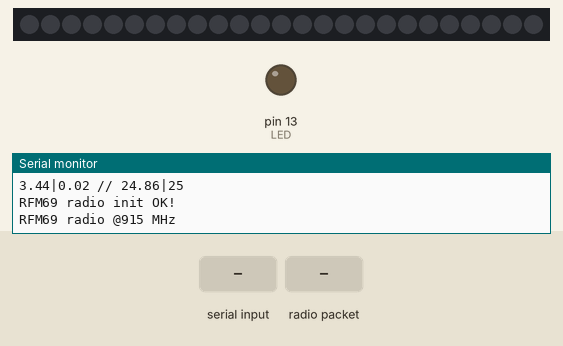
A sketch run on a simulated Arduino Uno, built with avr-gcc and run on an emulated ATmega328P. On the bench: 25 RGB LEDs in strip order, left to right, output pins drawn as LEDs (lit = HIGH), the last lines printed to the serial monitor. The test bench sets the inputs (shaded band). Dim RGB values are drawn brighter than linear; the strip is taken to match the declared colour order; random numbers use the default seed unless the sketch sets one; no radio packets arrive unless stated; pins used as bus, display or sensor lines are not drawn.

Above: at 1.4 s.
1.5 s: "go" received over Serial
At 2.01 s:
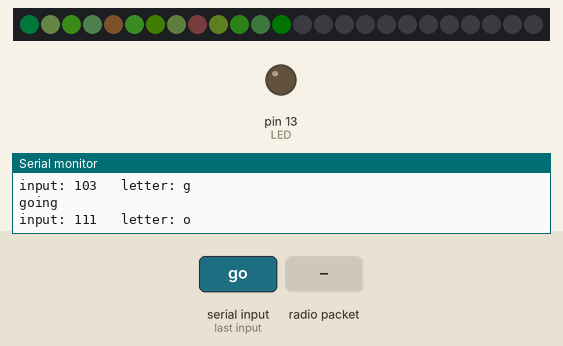
3.9 s: radio packet "hello" arrives
At 4.29 s:
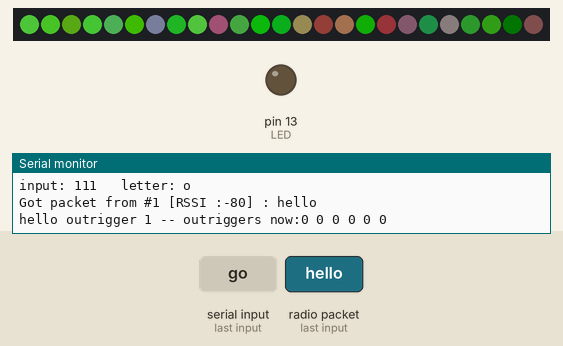
5.5 s: byte 114 (114) received over Serial
At 5.88 s:
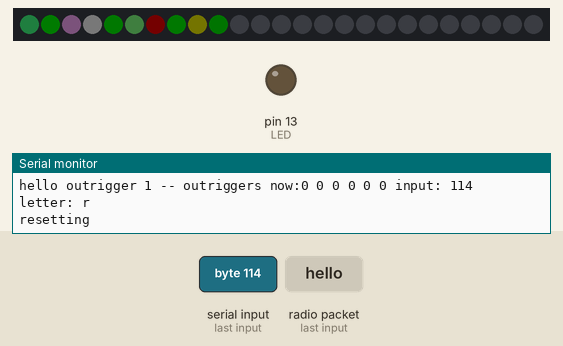
8.1 s: byte 115 (115) received over Serial
At 8.4 s:
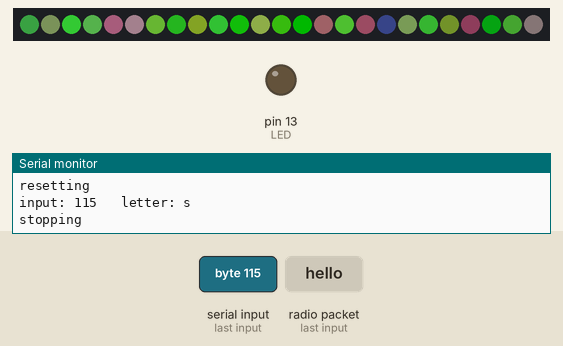
10.6 s: "stop" received over Serial
At 10.88 s:
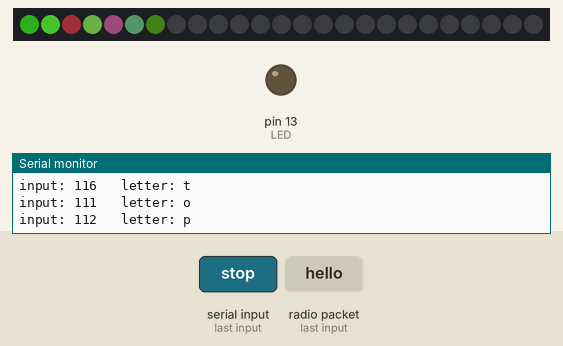
13.1 s: byte 103 (103) received over Serial
At 13.65 s:
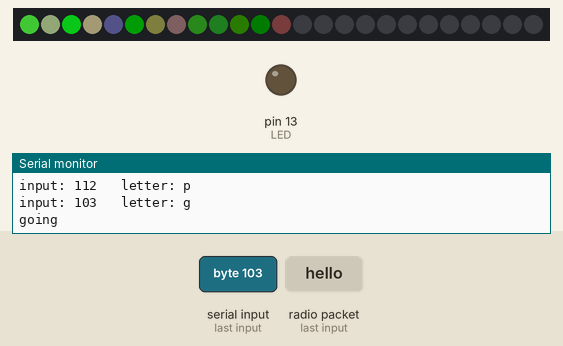
Timing chart, 0 to 16.1 s (numbered marks = the images above; inputs shaded):
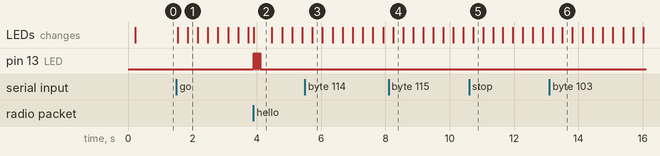

The sketch:

colony_centerpiece.ino
```cpp
#include <Adafruit_NeoPixel.h>
#ifdef __AVR__
  #include <avr/power.h>
#endif

#include <SPI.h>
#include <RH_RF69.h>
#include <RHReliableDatagram.h>

#define NEOPIN 7 // neopixel data pin

/************ Radio Setup ***************/

// Change to 434.0 or other frequency, must match RX's freq!
#define RF69_FREQ 915.0

// who am i? (server address)
#define MY_ADDRESS    1

#define RFM69_INT     3  //  -> G0
#define RFM69_CS      4  //  -> CS
#define RFM69_RST     2  //  -> RST
#define LED           13

// Singleton instance of the radio driver
RH_RF69 rf69(RFM69_CS, RFM69_INT);
// Class to manage message delivery and receipt, using the driver declared above
RHReliableDatagram rf69_manager(rf69, MY_ADDRESS);

/****************************************/

/************* other setup **************/

const int num_pixels = 25;
const float pi = 3.14159265359;
float theta[num_pixels][4];
float speeds[num_pixels][4];
float accurate[num_pixels][4];
int rounded[num_pixels][4];
float masterfade[num_pixels];

float fade_on_speed = 0.005, fade_off_speed = 0.05;
float fade_on_total_time = 2000, fade_off_total_time = 3000; // time from all off to all on

float randomdetail = 100000;
float minspeed = 0.00001;
float maxspeed = 0.1;
float maxbrightness[4] = {80, 255, 30, 70};  // GREEN FIRST - grbw
/* float maxbrightness[4] = {70,200,0,255};  // GREEN FIRST - grbw */

unsigned long starttime = 0;
int speedsettimer = 30; // in seconds

unsigned long fade_start = 0, fade_progress = 0;
boolean
fading = false,
  fade_direction = true,
  debug = true;


// outrigger addresses: 106, 105, 104, 103, 102, 101
boolean outriggers[6]; // all set to false initially, individually set to true once they say hello
int outrigger_count = 0;

String command;

Adafruit_NeoPixel strip = Adafruit_NeoPixel(num_pixels, NEOPIN, NEO_RGBW + NEO_KHZ800);

// IMPORTANT: To reduce NeoPixel burnout risk, add 1000 uF capacitor across
// pixel power leads, add 300 - 500 Ohm resistor on first pixel's data input
// and minimize distance between Arduino and first pixel.  Avoid connecting
// on a live circuit...if you must, connect GND first.

void setup()
{
  if (debug) Serial.begin(115200);
  // if (debug) while (!Serial) { delay(1); } // wait until serial console is open, remove if not tethered to computer


  if (debug) Serial.println("---------");
  if (debug) Serial.print("outriggers: ");
  if (debug) for (int o = 0; o < 6; o++) {
      Serial.print(outriggers[o]);
      Serial.print(" ");
  }
  if (debug) Serial.println();

  for (int i = 0; i < num_pixels; i++) { // for each LED
    if (debug) Serial.print("LED ");
    if (debug) Serial.print(i);
    if (debug) Serial.println();
    for (int v = 0; v < 4; v++) { // then for each color value
      float seed1 = random(randomdetail);
      float seed2 = random(randomdetail);
      theta[i][v] = (seed1/randomdetail)*pi*2;
      speeds[i][v] = setspeed(seed2);
      accurate[i][v] = sinmap(theta[i][v], v);
      rounded[i][v] = (int) round(accurate[i][v]);
      if (debug) Serial.print(theta[i][v]);
      if (debug) Serial.print("|");
      if (debug) Serial.print(speeds[i][v]);
      if (debug) Serial.print(" // ");
      if (debug) Serial.print(accurate[i][v]);
      if (debug) Serial.print("|");
      if (debug) Serial.print(rounded[i][v]);
      if (debug) Serial.println();
    }
  }
  if (debug) Serial.println();

  pinMode(LED, OUTPUT);
  pinMode(RFM69_RST, OUTPUT);
  digitalWrite(RFM69_RST, LOW);

  // manual reset
  digitalWrite(RFM69_RST, HIGH);
  delay(10);
  digitalWrite(RFM69_RST, LOW);
  delay(10);

  if (!rf69_manager.init()) {
    if (debug) Serial.println("RFM69 radio init failed");
    while (1);
  }
  if (debug) Serial.println("RFM69 radio init OK!");
  // Defaults after init are 434.0MHz, modulation GFSK_Rb250Fd250, +13dbM (for low power module)
  // No encryption
  if (!rf69.setFrequency(RF69_FREQ)) {
    if (debug) Serial.println("setFrequency failed");
  }

  // If you are using a high power RF69 eg RFM69HW, you *must* set a Tx power with the
  // ishighpowermodule flag set like this:
  rf69.setTxPower(20, true);  // range from 14-20 for power, 2nd arg must be true for 69HCW

  // The encryption key has to be the same as the one in the server
  uint8_t key[] = { 0x01, 0x02, 0x03, 0x04, 0x05, 0x06, 0x07, 0x08,
                    0x01, 0x02, 0x03, 0x04, 0x05, 0x06, 0x07, 0x08};
  rf69.setEncryptionKey(key);

  pinMode(LED, OUTPUT);

  if (debug) Serial.print("RFM69 radio @");  if (debug) Serial.print((int)RF69_FREQ);  if (debug) Serial.println(" MHz");


  strip.begin();
  strip.show(); // Initialize all pixels to 'off'
  delay(10);
  /* fade_start = millis(); */
}


// Dont put this on the stack:
uint8_t data[] = "And hello back to you";
// Dont put this on the stack:
uint8_t buf[RH_RF69_MAX_MESSAGE_LEN];

void loop() {
  if (rf69_manager.available())
  {
    // Wait for a message addressed to us from the client
    uint8_t len = sizeof(buf);
    uint8_t from;
    if (rf69_manager.recvfromAck(buf, &len, &from)) {
      buf[len] = 0; // zero out remaining string

      if (debug) {
        Serial.print("Got packet from #"); if (debug) Serial.print(from);
        Serial.print(" [RSSI :");
        Serial.print(rf69.lastRssi());
        Serial.print("] : ");
        Serial.println((char*)buf);
      }

      if (strcmp(buf, "hello") == 0) {
        outriggers[106-from] = true;

        if (debug) {
          Serial.print("hello outrigger ");
          Serial.print(from);
          Serial.print(" -- outriggers now:");
          for (int o = 0; o < 6; o++) {
            Serial.print(outriggers[o]);
            Serial.print(" ");
          }
        }
      }
      if (from == 101 && strcmp(buf, "complete") == 0) {
        command = "go";
      }
      if (from == 101 && strcmp(buf, "uncomplete") == 0) {
        command = "stop";
      }


      Blink(LED, 40, 3); //blink LED 3 times, 40ms between blinks

      // Send a reply back to the originator client
      if (!rf69_manager.sendtoWait(data, sizeof(data), from))
        if (debug) Serial.println("Sending failed (no ack)");
    }
  }


  if(fading) {
      fade_progress = millis() - fade_start;

      float s = 0;
      for (int i = 0; i < num_pixels; i++) {
        s += masterfade[i];
      }

      if (fade_direction && s == num_pixels) fading = false; // 1's accross the board, fading up
      if (!fade_direction && s == 0) fading = false; // 0's, fading down

      else { // do the fade!
        for (int i = 0; i < num_pixels; i++) {

          if (fade_direction) {
            /* float where_am_i = float(i) / float(num_pixels); // linear */
            float where_am_i = pow(float(i) / float(num_pixels), 2.5); // exponential

            if (where_am_i < fade_progress / fade_on_total_time) {
              if (masterfade[i] < 1-fade_on_speed) {
                masterfade[i] += fade_on_speed;
              }
              else masterfade[i] = 1;
            }
          }
          else if (!fade_direction) {
            float where_am_i = float(num_pixels - i) / float(num_pixels); // linear
            if (where_am_i < fade_progress / fade_off_total_time) {
              if (masterfade[i] > fade_off_speed) {
                masterfade[i] -= fade_off_speed;
              }
              else masterfade[i] = 0;
            }
          }
      }
      /* if (debug) Serial.println(fade_progress / fade_on_total_time); */
    }
  }

  if (millis()-starttime > speedsettimer*1000) {
    changespeeds();
  }

  for (int i = 0; i < num_pixels; i++) {
    for (int v = 0; v < 4; v++) {
      if (theta[i][v] < pi*2) theta[i][v] += speeds[i][v];
      else theta[i][v] = 0;
      accurate[i][v] = sinmap(theta[i][v], v) * masterfade[i];
      rounded[i][v] = (int) round(accurate[i][v]);
    }
    strip.setPixelColor(i, strip.Color(rounded[i][0], rounded[i][1], rounded[i][2], rounded[i][3]));
  }


  if (debug) {
    if (Serial.available() > 0)  {
      int incoming = Serial.read();
      if (debug) Serial.print("input: ");
      if (debug) Serial.print(incoming);
      if (debug) Serial.print("\t letter: ");
      if (debug) Serial.write(incoming);
      if (debug) Serial.println();

      switch(incoming) {
      case 114: // r
        command = "reset";
        break;
      case 115: // s
        command = "stop";
        break;
      case 103: // g
        command = "go";
        break;
      }
    }


    //     COMMANDS

    if (command == "go") {
      if (debug) Serial.println("going");
      fading = true;
      fade_direction = true;
      fade_start = millis();
    }
    else if (command == "stop") {
      if (debug) Serial.println("stopping");
      fading = true;
      fade_direction = false;
      fade_start = millis();
    }
    else if (command == "reset") {
      if (debug) Serial.println("resetting");
      for (int i = 0; i < num_pixels; i++) {
        masterfade[i] = 0;
      }
      fading = true;
      fade_start = millis();
    }
    command = "";

  }
  strip.show();
  if (debug) delay(10);
}


void Blink(byte PIN, byte DELAY_MS, byte loops) {
  for (byte i=0; i<loops; i++)  {
    digitalWrite(PIN,HIGH);
    delay(DELAY_MS);
    digitalWrite(PIN,LOW);
    delay(DELAY_MS);
  }
}


float sinmap(float theta, int channel) {
  return ((sin(theta) + 1) / 2)*maxbrightness[channel];
}

float setspeed(float seed) {
  float range = maxspeed - minspeed;
  return seed/randomdetail * range + minspeed;
}

void changespeeds() {
  if (debug) Serial.print("changing speeds");

  /* if (debug) Serial.print(starttime); */
  /* if (debug) Serial.print("\t"); */
  /* if (debug) Serial.print(millis()); */
  /* if (debug) Serial.print("\t"); */
  /* if (debug) Serial.print(millis() - starttime); */
  /* if (debug) Serial.println(); */
  for (int i = 0; i < num_pixels; i++) {
    for (int v = 0; v < 4; v++) {
      speeds[i][v] = setspeed(random(randomdetail));
      /* if (debug) Serial.print(speeds[i][v]); */
      /* if (debug) Serial.print("\t"); */
    }
  }
  if (debug) Serial.println();


  starttime = millis();
}
```

Measured:
- after the input at 1.5 s, the LEDs: first change at once (image 1 shows a later state)
- after the input at 3.9 s, pin 13 (LED): alternates HIGH for 0.04 s and LOW for 0.04 s, 6 changes in all, then stays LOW, starting at once
